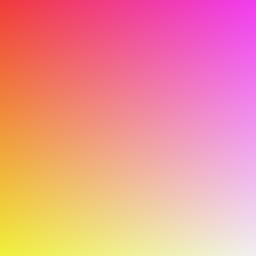
Frame 1 (no input)
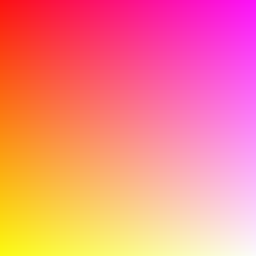
Frame 2 (the mouse pressed at the canvas centre, redrawn once)

The Processing sketch that drew these frames (run headless with seeded random() and noise(); the mouse was pressed at the canvas centre and the sketch redrawn once):

// Processing sketch: processing_33291
// ── processing_33291.pde

void setup() {
  size(256,256);
  noLoop();
}

void draw () {
  for (int x=0;x<257;x=x+1){
      for (int y=0;y<257;y=y+1) { 
        stroke(255,x,y);
        point(y,x);
      }
  }
}  

                
